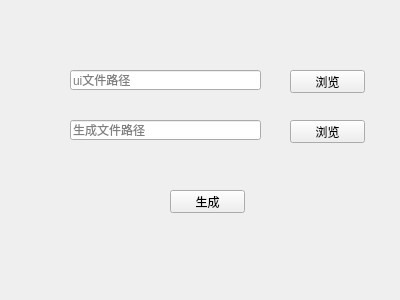
<?xml version="1.0" encoding="UTF-8"?>
<ui version="4.0">
 <class>MainWindow</class>
 <widget class="QMainWindow" name="MainWindow">
  <property name="geometry">
   <rect>
    <x>0</x>
    <y>0</y>
    <width>400</width>
    <height>300</height>
   </rect>
  </property>
  <property name="windowTitle">
   <string>MainWindow</string>
  </property>
  <widget class="QWidget" name="centralWidget">
   <widget class="QLineEdit" name="generatePathEdit">
    <property name="geometry">
     <rect>
      <x>70</x>
      <y>120</y>
      <width>191</width>
      <height>20</height>
     </rect>
    </property>
    <property name="placeholderText">
     <string>生成文件路径</string>
    </property>
   </widget>
   <widget class="QPushButton" name="uiLookBtn">
    <property name="geometry">
     <rect>
      <x>290</x>
      <y>70</y>
      <width>75</width>
      <height>23</height>
     </rect>
    </property>
    <property name="text">
     <string>浏览</string>
    </property>
   </widget>
   <widget class="QPushButton" name="generateLookBtn">
    <property name="geometry">
     <rect>
      <x>290</x>
      <y>120</y>
      <width>75</width>
      <height>23</height>
     </rect>
    </property>
    <property name="text">
     <string>浏览</string>
    </property>
   </widget>
   <widget class="QLineEdit" name="uiPathEdit">
    <property name="geometry">
     <rect>
      <x>70</x>
      <y>70</y>
      <width>191</width>
      <height>20</height>
     </rect>
    </property>
    <property name="text">
     <string/>
    </property>
    <property name="placeholderText">
     <string>ui文件路径</string>
    </property>
   </widget>
   <widget class="QPushButton" name="startBtn">
    <property name="geometry">
     <rect>
      <x>170</x>
      <y>190</y>
      <width>75</width>
      <height>23</height>
     </rect>
    </property>
    <property name="text">
     <string>生成</string>
    </property>
   </widget>
  </widget>
 </widget>
 <layoutdefault spacing="6" margin="11"/>
 <resources/>
 <connections/>
</ui>
